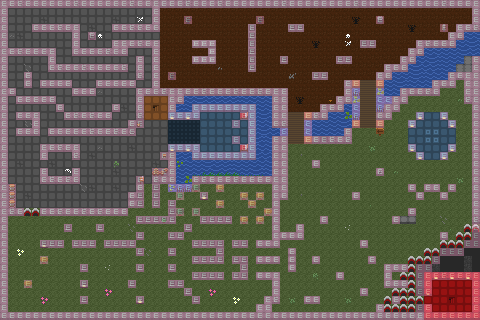

A level layout from a 2D game, rendered from its tile map. Below: a short description, then the map file with tile-grid data replaced by summaries:
An orthogonal 60x40 tile map with 8x8 px tiles, 3 tile layers (Background, Decoration below objects, Collision).

<map version="1.0" orientation="orthogonal" width="60" height="40" tilewidth="8" tileheight="8">
 <properties>
  <property name="EnemyGoal" value="28,16" />
  <property name="EnemySpawn" value="56,37" />
  <property name="PlayerSpawn" value="19,13" />
 </properties>
 <tileset firstgid="1" name="Tileset" tilewidth="8" tileheight="8">
  <image source="../img/tileset.png" width="256" height="128" />
 </tileset>
 <layer name="Background" width="60" height="40">
  <data>[2400 cells, 2400 non-empty, 34 distinct tile ids]</data>
 </layer>
 <layer name="Decoration below objects" width="60" height="40">
  <data>[2400 cells, 95 non-empty, 40 distinct tile ids]</data>
 </layer>
 <layer name="Collision" width="60" height="40">
  <properties>
   <property name="EnemySpawn" value="" />
  </properties>
  <data>[2400 cells, 692 non-empty, 1 distinct tile ids]</data>
 </layer>
</map>